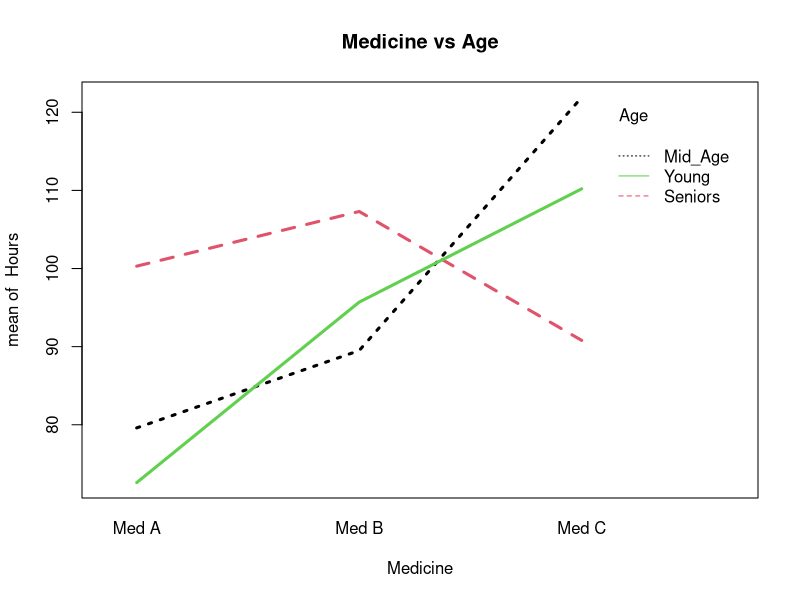
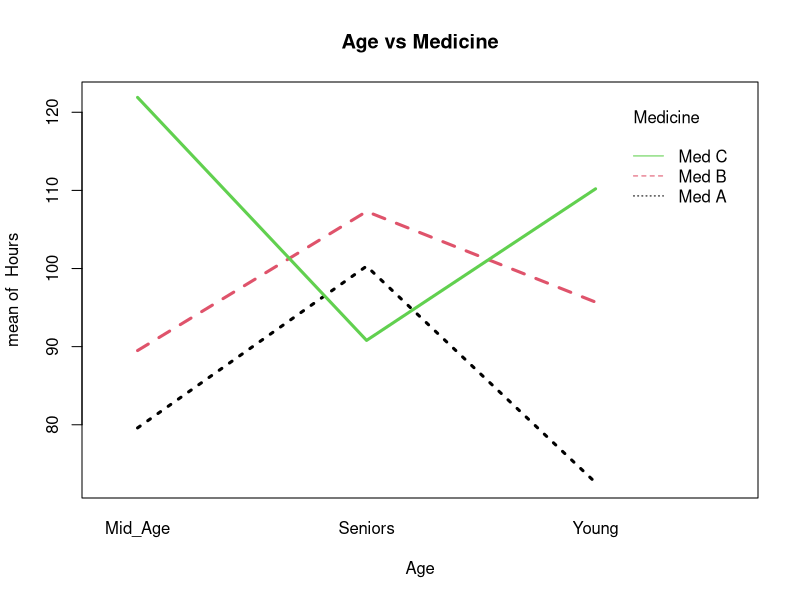
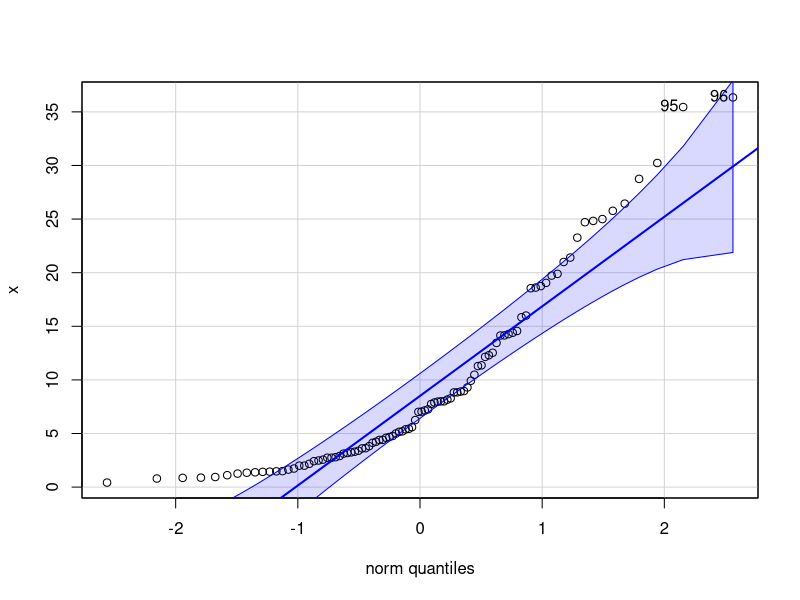
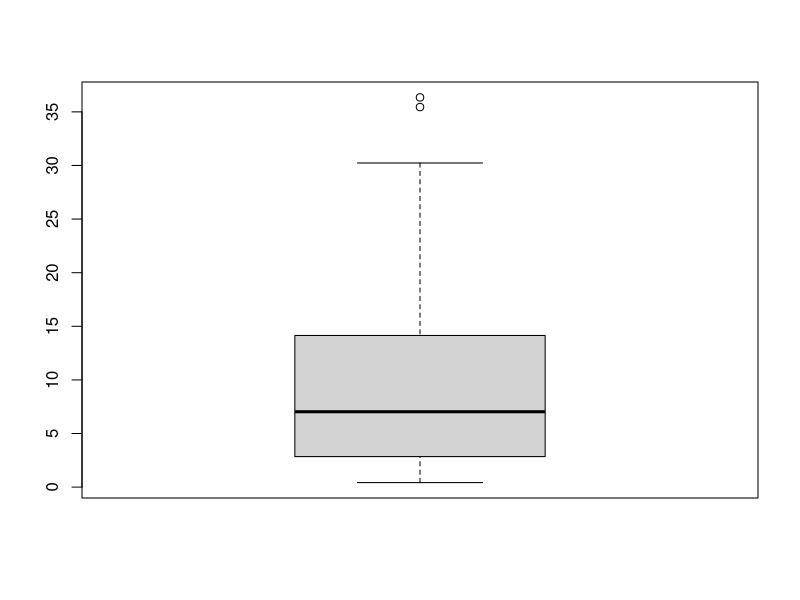
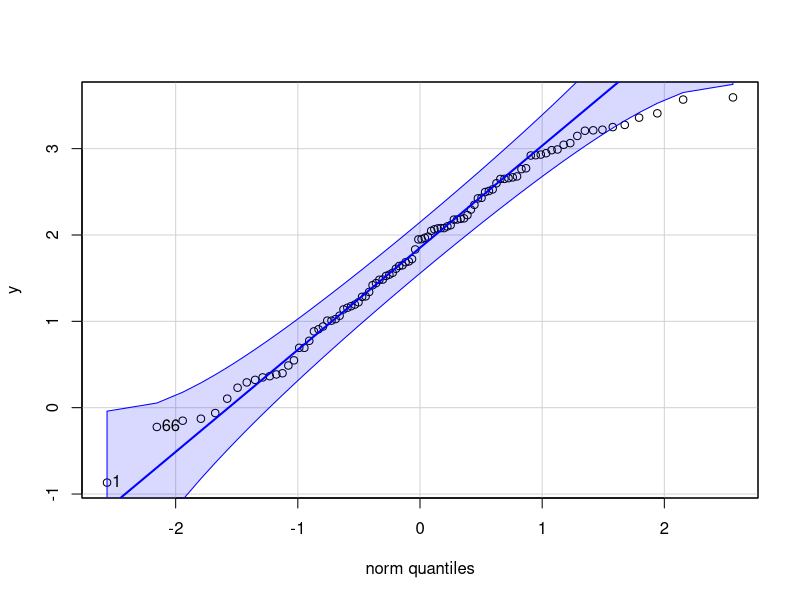
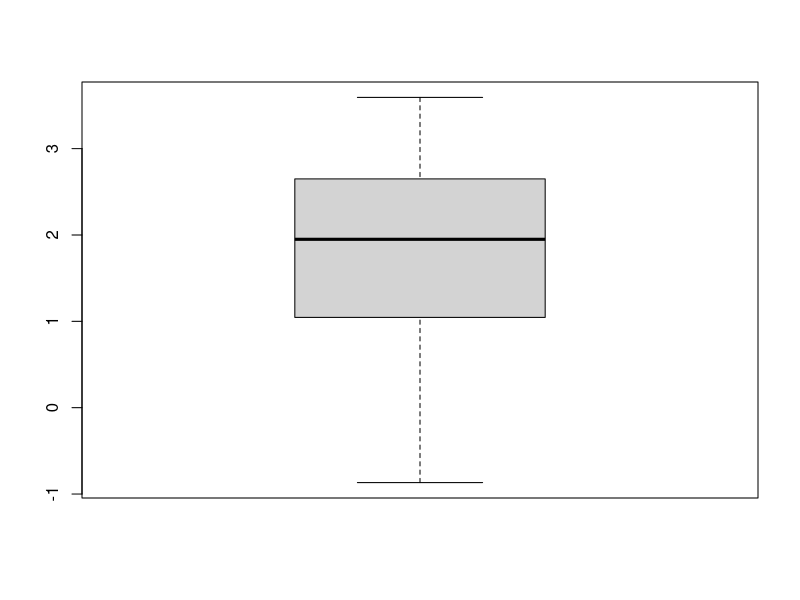

These figures' R source, in order: (Note: this script raises an error after producing the figures.)
## ---- chunk 1
#Clear the environment
rm(list = ls())

#  set the working directory to dir1
dir1 <- getwd()
setwd(dir1)

#load readxl library
library(readxl)
library(e1071)

#Read excel sheet for Problem 1
Data1 <- read_excel("F23-6359-Test-3.xlsx",sheet="Set-1")

#Run Anova 2 factor
attach(Data1)
A1<-aov(Hours ~ Medicine + Age + Medicine:Age)
summary(A1)

#interaction plot
interaction.plot (Medicine, Age, Hours, lwd = 3,  col=1:3,main="Medicine vs Age")
interaction.plot (Age, Medicine, Hours, lwd = 3,  col=1:3,main="Age vs Medicine")
detach(Data1)
## ---- chunk 2
#Clear the environment
rm(list = ls())

#Read excel sheet for Problem 2
Data2 <- read_excel("F23-6359-Test-3.xlsx",sheet="Set-2")

#Variance Test
attach(Data2)
var.test(Scores ~ Method)

#t-test
ttest <- t.test(Scores ~ Method, var.equal=FALSE, alternative="two.sided")
ttest
detach(Data2)
## ---- chunk 3
#Clear the environment
rm(list = ls())

#Read excel sheet for Problem 3
Data3 <- read_excel("F23-6359-Test-3.xlsx",sheet="Set-3")

library(dplyr)

#logistic regression
attach(Data3)
Int<-glm(Internship ~ GPA + Interview + `Apt test`, family="binomial")
summary(Int)
coef(Int)   # Maximum likelihood estimates of the parameters
RegOut<-c(coef(Int))
RegOut

#probability of getting Internship
Odd1<-exp(RegOut[1]+RegOut[2]*8+RegOut[3]*70+RegOut[4]*49)
p1<-Odd1/(1+Odd1)
p1

#odds of getting Internship
Odd49<-exp(RegOut[1]+RegOut[2]+RegOut[3]+RegOut[4]*49)
Odd39<-exp(RegOut[1]+RegOut[2]+RegOut[3]+RegOut[4]*39)
Odd2<-Odd49/Odd39
Odd2

Odd3<-exp(RegOut[1]+RegOut[2]*6+RegOut[3]*38+RegOut[4]*36)
Odd3

detach(Data3)
## ---- chunk 4
#Clear the environment
rm(list = ls())

#Read excel sheet for Problem 4
Data4 <- read_excel("F23-6359-Test-3.xlsx",sheet="Set-4")

attach(Data4)
list(Data4)
#Log transformation
#before
library(ggplot2)
library(car)

x<-Weight
#QQline, boxplot and skewness
qqPlot(x)
boxplot(x)
skewness(x)

#after
y<-log(Weight)
#QQline, boxplot and skewness
qqPlot(y)
boxplot(y)
skewness(y)

#mean of log data
m<-mean(y)
m

#skewness of log data
s<-skewness(y)
s

#standard Deviation of log data
std<-sd(y)
std

#standard error of log data
stde<-std/sqrt(length(y))
stde

#LCL before rev.trans using t.test
t.test(y, conf.level = 0.9347)
t_score<-qt(p=0.0653/2,df=95,lower.tail = FALSE)
t_score
LCL.log<-m-(t_score*stde)
LCL.log

#LCL after rev.trans using t.test
z<-exp(y)
t.test(z, conf.level = 0.9347)
t_score<-qt(p=0.0653/2,df=95,lower.tail = FALSE)
t_score
LCL<-mean(z)-(t_score*(sd(z)/sqrt(length(z))))
LCL
detach(Data4)
## ---- chunk 5
#Clear the environment
rm(list = ls())

#Read excel sheet for Problem 5
Data5 <- read_excel("F23-6359-Test-3.xlsx",sheet="Set-5")
x<- matrix(c(133,104,54,115,115,63,100,107,75), nrow=3)
View(x)
#Chi-sq test
chisq.test(x)
qchisq(0.05,4,lower.tail = FALSE)
